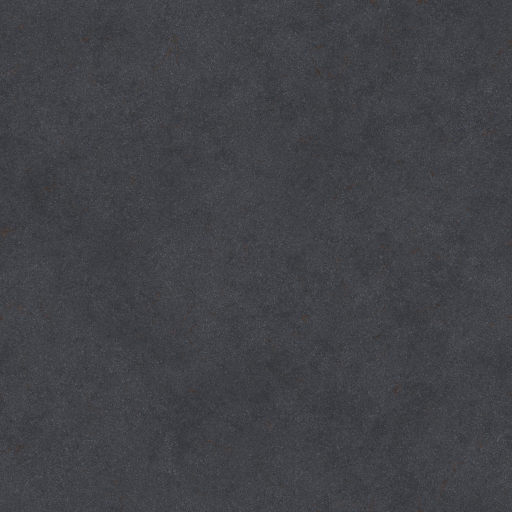
#> input picture ros2_ws/src/warehouse_xl_rmf_demo/models/Warehouse/meshes/Asphalt010_1K_Color.jpg, 1024 x 1024 px, given in place of aws_FloorB_01.png, which was not available (shown at 1/2 size)
$ python make_world.py --act 1 --seed 5 --out out.png
#> lines starting #> are read from the running program, lines starting #| are printed output that depends on the picture
### ros2_ws/src/replanning_news_demo/tools/model.py
# Copyright 2026 Haniel Vásquez Morales
#
# Licensed under the Apache License, Version 2.0 (the "License");
# you may not use this file except in compliance with the License.
# You may obtain a copy of the License at
#
#     http://www.apache.org/licenses/LICENSE-2.0
#
# Unless required by applicable law or agreed to in writing, software
# distributed under the License is distributed on an "AS IS" BASIS,
# WITHOUT WARRANTIES OR CONDITIONS OF ANY KIND, either express or implied.
# See the License for the specific language governing permissions and
# limitations under the License.

"""
The three problems of replanning on news, their Kripke models, and the news.

    model.py --out DIR        writes act1.epddl .. act3.epddl, and the same
                              problems restricted by each act's news,
                              act1-news.epddl .. act3-news.epddl

Each problem's initial state is given explicitly. A world is a valuation of
the three doors, at least one of them open, and in the third act also whether
the cleaner saw the east door on its round. That last bit is no atom of the
domain: it is a difference in what the cleaner knows and in nothing else, so
two worlds can share a valuation and differ only in the cleaner's relation.

The news of each act:

  act 1  the courier alone       the east door is shut         a literal
  act 2  courier and scout       the middle and east doors     a relation
                                 are on one circuit: both
                                 open or both shut
  act 3  and the cleaner         the cleaner has checked the   knowledge,
                                 east door (its message is     with no fact
                                 cut off before the answer)

A public announcement keeps the worlds where the news holds; restrict() does
the same here, so that the policies planned after the news can be checked
without a simulator.
"""

import argparse
import itertools
import os

DOORS = ('w', 'm', 'e')
ROBOTS = {1: ('c',), 2: ('c', 's'), 3: ('c', 's', 'k')}
ROLE = {'c': 'courier', 's': 'scout', 'k': 'cleaner'}
START = {'c': 'st', 's': 'ks'}            # the cleaner has no place in the domain: it does not drive
NEWS_TEXT = {1: 'The door panel: the east fire door is shut.',
             2: 'Maintenance: the middle and east fire doors hang on one circuit, both open or both shut.',
             3: 'Cleaner k: I have checked the east door, it is ... [the message breaks off]'}
NEWS_KIND = {1: 'a literal', 2: 'a relation', 3: 'knowledge'}
# What the executor's epistemic state is told, in its own syntax: grounded atoms.
ANNOUNCE = {1: '(not open-e)', 2: '(and (or open-m (not open-e)) (or open-e (not open-m)))',
            3: '(Kw k open-e)'}


def valuations():
    """The seven valuations with at least one door open, as dicts door -> open."""
    out = []
    for bits in itertools.product((True, False), repeat=3):
        if any(bits):
            out.append(dict(zip(DOORS, bits)))
    return out


def tag(v):
    """A valuation as WME, with an open door upper case: wMe has only the middle open."""
    return ''.join(d.upper() if v[d] else d for d in DOORS)


# [15 lines left out: functions worlds, related, not called in this run]


def holds(act, news, world):
    v, saw = world
    if news == 1:
        return not v['e']
    if news == 2:
        return v['m'] == v['e']
    if news == 3:
        return bool(saw)
    raise ValueError(news)


# [50 lines left out: functions problem, main, not called in this run]


# [2 lines that do not run on import are left out]

### ros2_ws/src/replanning_news_demo/tools/worlds.py
# Copyright 2026 Haniel Vásquez Morales
#
# Licensed under the Apache License, Version 2.0 (the "License");
# you may not use this file except in compliance with the License.
# You may obtain a copy of the License at
#
#     http://www.apache.org/licenses/LICENSE-2.0
#
# Unless required by applicable law or agreed to in writing, software
# distributed under the License is distributed on an "AS IS" BASIS,
# WITHOUT WARRANTIES OR CONDITIONS OF ANY KIND, either express or implied.
# See the License for the specific language governing permissions and
# limitations under the License.

"""
The runs of replanning on news: which doors are open, who is in the team, and
when the news arrives.

A run's doors are a valuation in which its act's news is true, since a public
announcement is truthful: seed 1 the first of them, seed 2 the second, and so
round. In the third act the cleaner has always seen the east door: its message
is true in every run.

The formulations:

  replan     the news is announced into the executor's epistemic state, the
             policy is interrupted, and the mission plans again from the
             model the announcement left;
  null       at the same instant a tautology is announced: the policy is
             interrupted and planned again from a model the announcement did
             not change, which separates what the news is worth from what
             planning again is worth;
  keep       the news is heard and not announced: the policy planned at the
             start runs to its end;
  classical  POPF over the classical model, planning in the most convenient
             valuation consistent with everything known, the news included,
             and planning again when the news or a door found shut rules that
             valuation out.
"""

import os
import sys

sys.path.insert(0, os.path.dirname(os.path.abspath(__file__)))
import model as M  # noqa: E402

FORMULATIONS = ('replan', 'null', 'keep', 'classical')
ROBOTS = M.ROBOTS
START_AT = 6.0          # simulated seconds: every mission starts at this instant
NEWS_AT = 14.0          # seconds into the mission: the news arrives, mid-drive
TAUTOLOGY = '(or open-w (not open-w))'
tag = M.tag


def worlds(act):
    """The valuations in which the act's news is true."""
    return [v for v in M.valuations() if M.holds(act, act, (v, True))]


def world(act, seed):
    ws = worlds(act)
    return ws[(seed - 1) % len(ws)]

### ros2_ws/src/replanning_news_demo/tools/make_world.py
#!/usr/bin/env python3
# Copyright 2026 Haniel Vásquez Morales
#
# Licensed under the Apache License, Version 2.0 (the "License");
# you may not use this file except in compliance with the License.
# You may obtain a copy of the License at
#
#     http://www.apache.org/licenses/LICENSE-2.0
#
# Unless required by applicable law or agreed to in writing, software
# distributed under the License is distributed on an "AS IS" BASIS,
# WITHOUT WARRANTIES OR CONDITIONS OF ANY KIND, either express or implied.
# See the License for the specific language governing permissions and
# limitations under the License.

"""
From an act and a seed, the world of one run of replanning on news.

    make_world.py --act 2 --seed 4 --out DIR [--noise 0.01]

The seed picks, in turn, one of the door states in which the act's news is
true (seed 1 the first, tools/worlds.py), and perturbs each robot's pose by up
to 0.05 m and 5 degrees. Writes DIR/world.sdf, DIR/models/ and DIR/world.json.

The residence is tools/layout.py: walls with a dark cap, so that from above
they read as a plan; floors of wood, carpet and tile, each a textured plane;
the closed linen rooms as solid blocks; AWS RoboMaker's residential furniture
(MIT-0); and in each passage AWS's door, cut down to the walls' height, shut
across the passage or swung open against the corridor's wall. Each robot is a
TurtleBot3 Burger with its laser's range set to 8 m and a coloured cap: the
courier red, the scout blue, the cleaner green.
"""

import argparse
import json
import math
import os
import random
import re
import shutil
import sys

sys.path.insert(0, os.path.dirname(os.path.abspath(__file__)))
import furniture as F  # noqa: E402
import layout as L  # noqa: E402
import worlds as WD  # noqa: E402

BURGER = '/opt/ros/humble/share/turtlebot3_gazebo/models/turtlebot3_burger'
CAP = {'c': (0.86, 0.12, 0.14), 's': (0.12, 0.40, 0.85), 'k': (0.15, 0.62, 0.30)}
WALL_BODY = (0.93, 0.91, 0.87)
WALL_CAP = (0.20, 0.21, 0.24)
LINEN = (0.66, 0.64, 0.61)
TINT = {'w': (0.33, 0.70, 0.66), 'm': (0.93, 0.68, 0.25), 'e': (0.58, 0.47, 0.80)}
GOAL = (0.86, 0.30, 0.36)


def col(rgb, a=1.0):
    return ' '.join(f'{c:.3f}' for c in rgb) + f' {a}'


# [63 lines left out: functions box, wall, floor, tint, disc, not called in this run]


def textures(out):
    """The floor materials: AWS's wood and carpet, and two tile patterns drawn here."""
#> called with out = 'out.png'
    from PIL import Image, ImageDraw, ImageEnhance
    d = os.path.join(out, 'models', 'rn_materials')
    tex, scripts = os.path.join(d, 'materials', 'textures'), os.path.join(d, 'materials', 'scripts')
    os.makedirs(tex, exist_ok=True)
    os.makedirs(scripts, exist_ok=True)
    aws = F.MODELS
    wood = Image.open(os.path.join(aws, F.PREFIX + 'FloorB_01', 'materials', 'textures', 'aws_FloorB_01.png'))
#> wood is the input picture: PIL image 1024x1024 RGB; mean R, G, B 64.6, 66, 71.1
    wood = wood.convert('RGB').resize((256, 256))
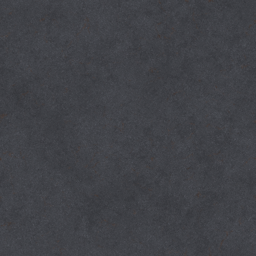
#> wood: PIL image 256x256 RGB; mean R, G, B 64.6, 66, 71.1
    wood.save(os.path.join(tex, 'rn_wood.png'))
    oak = ImageEnhance.Brightness(ImageEnhance.Color(wood).enhance(1.35)).enhance(0.72)
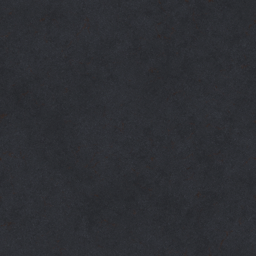
#> oak: PIL image 256x256 RGB; mean R, G, B 45.3, 47, 51.6
    oak.save(os.path.join(tex, 'rn_oak.png'))
    carpet = Image.open(os.path.join(aws, F.PREFIX + 'Carpet_01', 'materials', 'textures', 'aws_Carpet_01.png'))
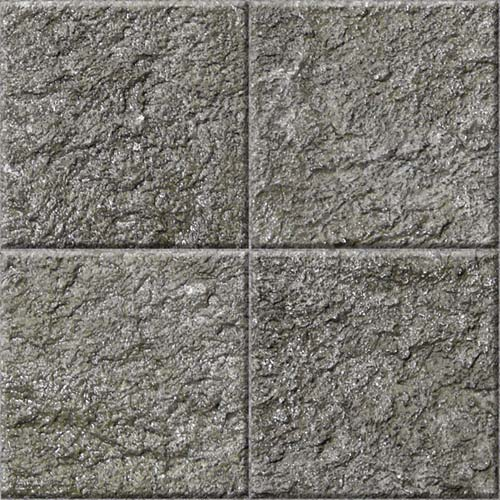
#> input picture ros2_ws/src/warehouse_xl_rmf_demo/models/Warehouse/meshes/Rough_Square_Concrete_Block.jpg, 500 x 500 px, given in place of aws_Carpet_01.png, which was not available
#> carpet is the input picture: PIL image 500x500 RGB; mean R, G, B 123.4, 120.3, 113.8
    carpet = carpet.convert('RGB').resize((256, 256))
#> carpet: PIL image 256x256 RGB
    r, g, b = carpet.split()
    carpet = Image.merge('RGB', (r.point(lambda v: int(v * 0.85)), g.point(lambda v: int(v * 0.95)),
                                 b.point(lambda v: min(255, int(v * 1.15)))))
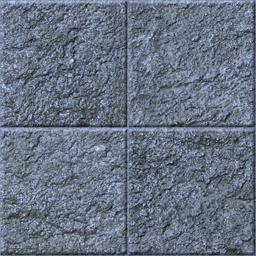
#> carpet: PIL image 256x256 RGB; mean R, G, B 104.4, 113.8, 130.4
    carpet.save(os.path.join(tex, 'rn_carpet.png'))

    def tiles(name, n, base, grout, jitter):
#> called with name = 'hall', n = 2, base = (196, 186, 170), grout = (150, 140, 126), jitter = 8
        img = Image.new('RGB', (256, 256), base)
        dr = ImageDraw.Draw(img)
        rng = random.Random(name)
        s = 256 // n
        for i in range(n):
            for j in range(n):
                v = rng.randint(-jitter, jitter)
                dr.rectangle([i * s + 2, j * s + 2, (i + 1) * s - 2, (j + 1) * s - 2],
                             fill=tuple(max(0, min(255, c + v)) for c in base))
        for k in range(n + 1):
            dr.line([(k * s, 0), (k * s, 256)], fill=grout, width=3)
            dr.line([(0, k * s), (256, k * s)], fill=grout, width=3)
        img.save(os.path.join(tex, f'rn_{name}.png'))
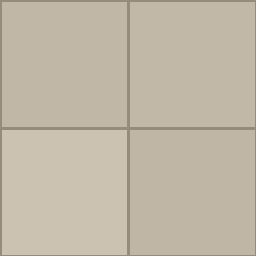
#> saved as rn_hall.png: PIL image 256x256 RGB; mean R, G, B 193.6, 183.6, 167.7
    tiles('hall', 2, (196, 186, 170), (150, 140, 126), 8)
    tiles('tile', 4, (226, 230, 232), (168, 176, 182), 4)
#> call 2 of tiles, with name = 'tile', n = 4, base = (226, 230, 232), grout = (168, 176, 182), jitter = 4
#> in tiles (call 2), `img = Image.new('RGB', (256, 256), base)`:
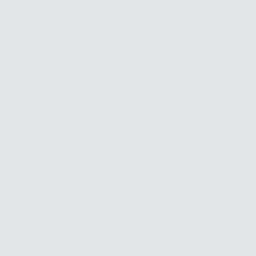
#> img: PIL image 256x256 RGB; mean R, G, B 226, 230, 232
#> in tiles (call 2), `img.save(os.path.join(tex, f'rn_{name}.png'))`:
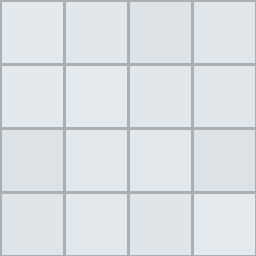
#> saved as rn_tile.png: PIL image 256x256 RGB; mean R, G, B 221.1, 225.5, 227.9
    mats = ''
    for name in ('wood', 'oak', 'carpet', 'hall', 'tile'):
        mats += f"""material RN/{name}
{{
  technique
  {{
    pass
    {{
      ambient 0.9 0.9 0.9 1
      diffuse 1 1 1 1
      texture_unit
      {{
        texture rn_{name}.png
        filtering anisotropic
        max_anisotropy 8
      }}
    }}
  }}
}}

"""
    open(os.path.join(scripts, 'rn.material'), 'w').write(mats)
    open(os.path.join(d, 'model.config'), 'w').write(
        '<?xml version="1.0"?><model><name>rn_materials</name><version>1.0</version>'
        '<sdf version="1.6">model.sdf</sdf><description>floor materials</description></model>\n')
    open(os.path.join(d, 'model.sdf'), 'w').write(
        '<?xml version="1.0"?><sdf version="1.6"><model name="rn_materials"><static>true</static>'
        '<link name="l"/></model></sdf>\n')


def door_model(out):
    """AWS's door, cut down to the walls' height, with a box for the lasers to hit."""
    d = os.path.join(out, 'models', 'rn_door')
    os.makedirs(d, exist_ok=True)
    k = L.WALL_H / 2.23
    open(os.path.join(d, 'model.config'), 'w').write(
        '<?xml version="1.0"?><model><name>rn_door</name><version>1.0</version>'
        '<sdf version="1.6">model.sdf</sdf><description>a fire door</description></model>\n')
    open(os.path.join(d, 'model.sdf'), 'w').write(f"""<?xml version="1.0"?>
<sdf version="1.6"><model name="rn_door"><static>true</static>
  <link name="link">
    <collision name="c"><pose>0 0 {L.WALL_H / 2:.3f} 0 0 0</pose>
      <geometry><box><size>{L.LEAF[0]} {L.LEAF[1]} {L.WALL_H}</size></box></geometry></collision>
    <visual name="v"><cast_shadows>false</cast_shadows><geometry><mesh>
      <uri>model://{F.PREFIX}Door_01/meshes/aws_Door_01_visual.DAE</uri><scale>1 1 {k:.4f}</scale></mesh></geometry></visual>
  </link>
</model></sdf>
""")


# [53 lines left out: function world_sdf, not called in this run]


def robot_model(out, r, noise):
    dst = os.path.join(out, 'models', f'rn_{r}')
    if os.path.exists(dst):
        shutil.rmtree(dst)
    shutil.copytree(BURGER, dst)
    p = os.path.join(dst, 'model.sdf')
    sdf = open(p).read()
    sdf = re.sub(r'(<sensor name="hls_lfcd_lds".*?<range>.*?<max>)[^<]+(</max>)', r'\g<1>8.0\g<2>', sdf, flags=re.S)
    sdf = re.sub(r'(<sensor name="hls_lfcd_lds".*?<noise>.*?<stddev>)[^<]+(</stddev>)', rf'\g<1>{noise}\g<2>',
                 sdf, flags=re.S)
    sdf = sdf.replace('<visualize>true</visualize>', '<visualize>false</visualize>')
    c = col(CAP[r])
    sdf = sdf.replace('<link name="base_link">', f'''<link name="base_link">
      <visual name="cap">
        <pose>-0.032 0 0.215 0 0 0</pose>
        <geometry><cylinder><radius>0.09</radius><length>0.03</length></cylinder></geometry>
        <material><ambient>{c}</ambient><diffuse>{c}</diffuse></material>
      </visual>''', 1)
    sdf = re.sub(r'<model name=["\']turtlebot3_burger["\']>', f'<model name="rn_{r}">', sdf)
    sdf = sdf.replace('<!-- <namespace>/tb3</namespace> -->', f'<namespace>/{r}</namespace>')
    sdf = sdf.replace('<frame_name>base_scan</frame_name>', f'<frame_name>{r}/base_scan</frame_name>')
    sdf = sdf.replace('<odometry_frame>odom</odometry_frame>', f'<odometry_frame>{r}/odom</odometry_frame>')
    sdf = sdf.replace('<robot_base_frame>base_footprint</robot_base_frame>',
                      f'<robot_base_frame>{r}/base_footprint</robot_base_frame>')
    sdf = sdf.replace('<frame_name>imu_link</frame_name>', f'<frame_name>{r}/imu_link</frame_name>')
    open(p, 'w').write(sdf)
    cfg = os.path.join(dst, 'model.config')
    text = open(cfg).read()
    open(cfg, 'w').write(re.sub(r'<name>[^<]*</name>', f'<name>rn_{r}</name>', text, count=1))
    for must in ('<max>8.0</max>', f'<namespace>/{r}</namespace>', f'{r}/odom', f'{r}/base_scan',
                 '<visual name="cap">'):
        assert must in sdf, f'{r}: {must} not set'


def main():
    ap = argparse.ArgumentParser()
    ap.add_argument('--act', type=int, required=True, choices=(1, 2, 3))
    ap.add_argument('--seed', type=int, required=True)
    ap.add_argument('--out', required=True)
    ap.add_argument('--noise', type=float, default=0.01)
    a = ap.parse_args()
    rng = random.Random(a.act * 1000 + a.seed)
    state = WD.world(a.act, a.seed)

    def jitter(p):
        return (p[0] + rng.uniform(-0.05, 0.05), p[1] + rng.uniform(-0.05, 0.05),
                p[2] + rng.uniform(-math.radians(5), math.radians(5)))
    poses = {r: jitter(L.START[r]) for r in WD.ROBOTS[a.act]}
    os.makedirs(a.out, exist_ok=True)
    textures(a.out)
    door_model(a.out)
    for r in poses:
        robot_model(a.out, r, a.noise)
    open(os.path.join(a.out, 'world.sdf'), 'w').write(world_sdf(state, poses))
    json.dump({'act': a.act, 'seed': a.seed, 'open': state, 'tag': WD.tag(state), 'noise': a.noise,
               'robots': list(poses), 'poses': {r: [round(v, 4) for v in p] for r, p in poses.items()}},
              open(os.path.join(a.out, 'world.json'), 'w'), indent=1)


if __name__ == '__main__':
#> (the run stopped early here; a loop or call above may not have finished)
